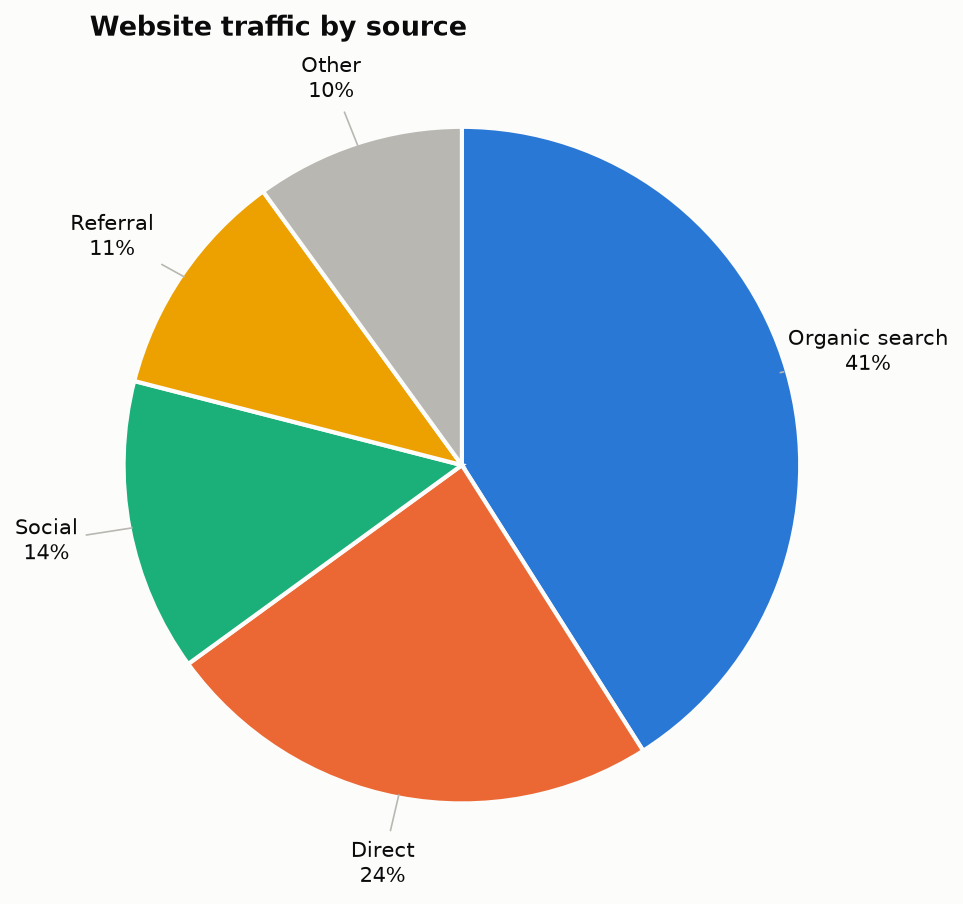

The script that saved this image:
"""
Pie Chart  -  family: Part-to-whole

DESIGN PURPOSE
A circle divided into slices that add up to 100%. It answers one question:
roughly what share of the whole is each part? People judge angles and areas
less accurately than lengths, so a pie is for a rough picture, not precise
comparison.

WHEN TO USE
  - Show a simple part-to-whole split with few slices (≤ 6, ideally 2–4)
  - Show that one part is clearly dominant (about half or more)
  - General-audience communication where the 'slices of a whole' metaphor
    helps

AVOID WHEN
  - There are more than 6 slices (fold the small ones into 'Other' or use a
    bar chart)
  - Slices are close in size and the difference matters
  - Comparing several pies side by side (use a 100% stacked bar)
  - The parts don't add up to a meaningful whole
  - 3-D or exploded pies, which distort the angles

ALTERNATIVES
  - Bar chart
  - Donut chart
  - Waffle chart
  - 100% stacked bar

EXAMPLE
Share of web traffic by source (5 slices, the smallest folded into 'Other').

Run:  python pie_chart.py

The notebook also shows this chart built with: plotly.
"""
import sys
from pathlib import Path

import numpy as np
import pandas as pd
import matplotlib.pyplot as plt

# Library style: categorical colors in fixed order, recessive axes, hairline grid.
PALETTE = ["#2a78d6", "#eb6834", "#1baf7a", "#eda100",
           "#e87ba4", "#008300", "#6250d6", "#e34948"]
SEQ_CMAP = "Blues"      # sequential: one hue, light -> dark
DIV_CMAP = "RdBu_r"     # diverging: two opposite hues, neutral midpoint
GRAY = "#b8b7b1"        # de-emphasised marks
plt.rcParams.update({
    "figure.figsize": (8, 4.8), "figure.dpi": 110, "figure.facecolor": "#fcfcfb",
    "axes.facecolor": "#fcfcfb", "axes.edgecolor": "#c9c8c3", "axes.linewidth": 0.8,
    "axes.spines.top": False, "axes.spines.right": False,
    "axes.grid": True, "grid.color": "#e6e5e1", "grid.linewidth": 0.6, "axes.axisbelow": True,
    "axes.prop_cycle": plt.cycler(color=PALETTE),
    "axes.titlesize": 13, "axes.titleweight": "bold", "axes.titlelocation": "left",
    "axes.labelcolor": "#52514e", "xtick.color": "#52514e", "ytick.color": "#52514e",
    "text.color": "#0b0b0b", "font.size": 10, "lines.linewidth": 2,
    "legend.frameon": False,
})

# --- Example data ------------------------------------------------------------
raw = pd.Series({"Organic search": 41, "Direct": 24, "Social": 14, "Referral": 11,
                 "Email": 6, "Paid": 2.5, "Affiliates": 1.5})
# Keep at most 5 named slices; fold the tail into "Other"
top = raw.nlargest(4)
s = pd.concat([top, pd.Series({"Other": raw.drop(top.index).sum()})])
s

# --- Plot --------------------------------------------------------------------
fig, ax = plt.subplots(figsize=(6.5, 6.5))
colors = PALETTE[:len(s) - 1] + [GRAY]
wedges, _ = ax.pie(s.values, colors=colors, startangle=90, counterclock=False,
                   wedgeprops=dict(edgecolor="#fcfcfb", linewidth=2))
for w, (name, v) in zip(wedges, s.items()):
    ang = np.deg2rad((w.theta1 + w.theta2) / 2)
    x, y = np.cos(ang), np.sin(ang)
    ax.annotate(f"{name}\n{v:.0f}%", xy=(0.98 * x, 0.98 * y), xytext=(1.25 * x, 1.2 * y),
                ha="center", va="center", fontsize=10,
                arrowprops=dict(arrowstyle="-", color="#b8b7b1", linewidth=0.8))
ax.set_title("Website traffic by source")
ax.axis("equal")
fig.tight_layout()

# --- Save / show -------------------------------------------------------------
out = Path(__file__).with_name(Path(__file__).stem + ".png")
fig.savefig(out, dpi=150, bbox_inches="tight")
print(f"saved {out}")
if "--no-show" not in sys.argv:
    plt.show()
